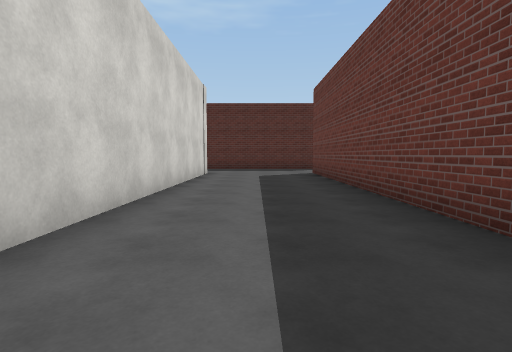
View 1 (above)

24 first-person views from a walk through a 3-D level made in the Unity game engine. The camera is 1.2 m above the floor, tilts 4° down and sees 80° across. The floor is counted in squares, 2 m on a side. Each view is taken from the middle of a square. On the plan, view 1 faces up. The plan holds only what a view shows up to about 9 squares ahead; the rest is blank. The place goes on beyond the plan. The player is left out. Surface patterns are stand-ins for the level's own textures.

View 2
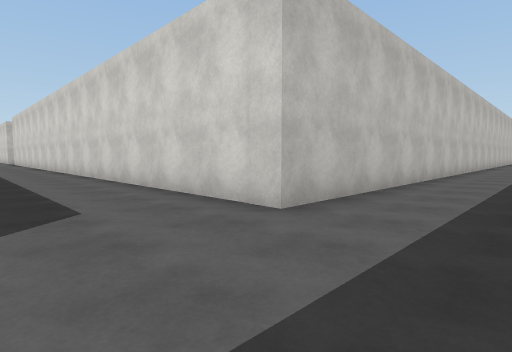

View 3
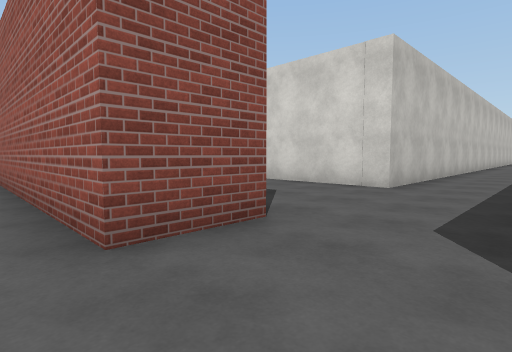

View 4
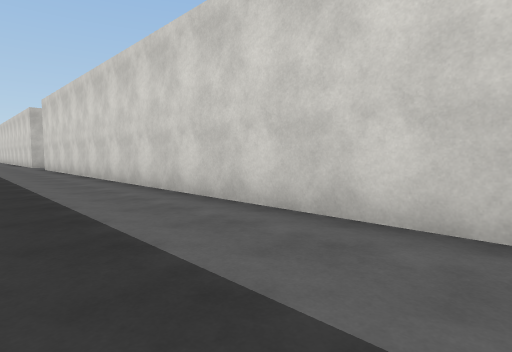

View 5
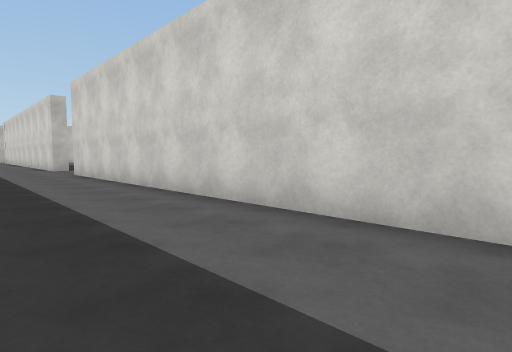

View 6
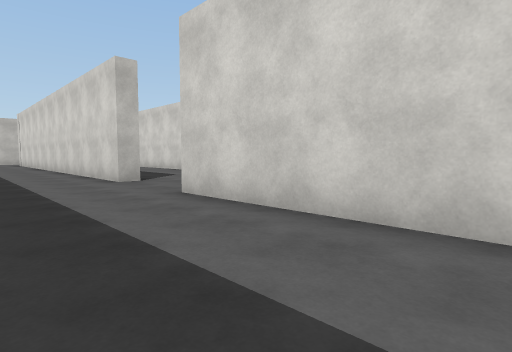

View 7
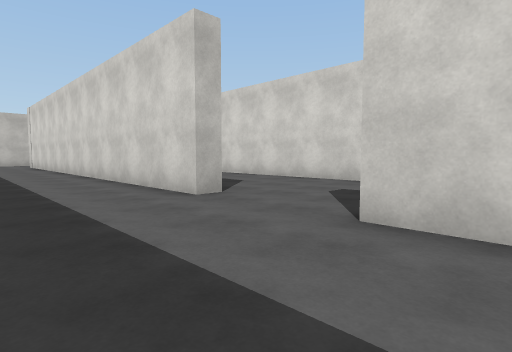

View 8
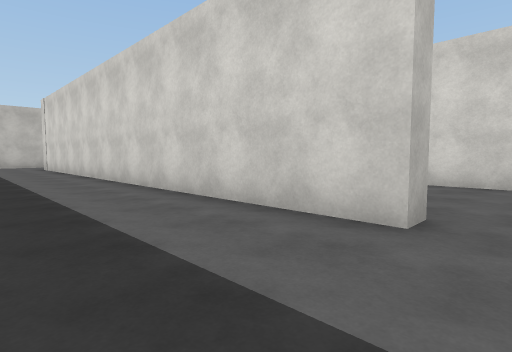

View 9
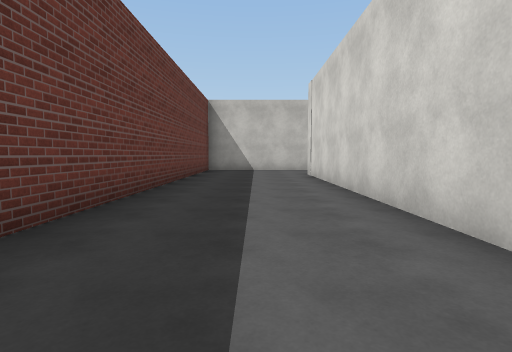

View 10
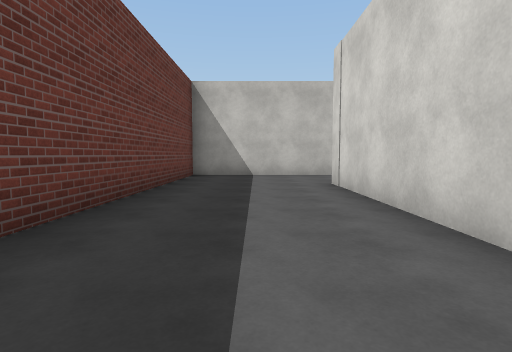

View 11
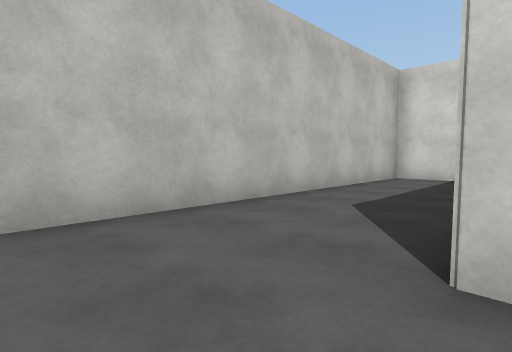

View 12
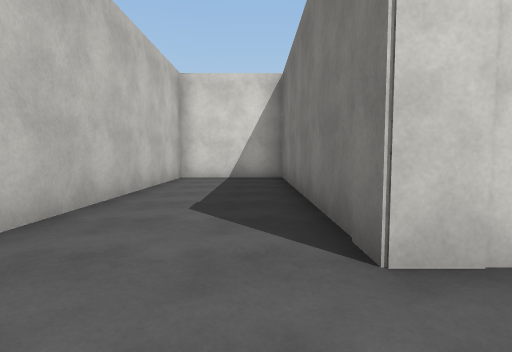

View 13
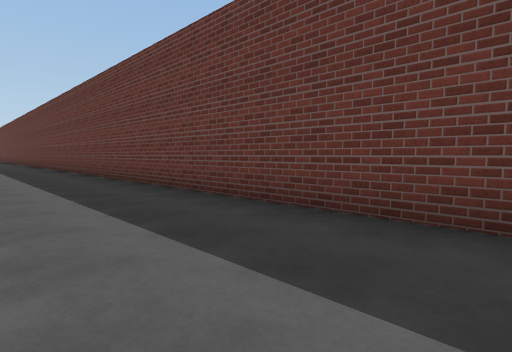

View 14
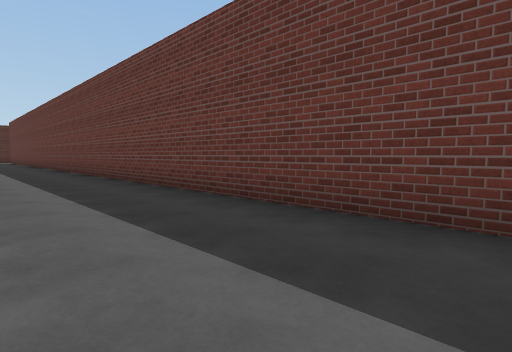

View 15
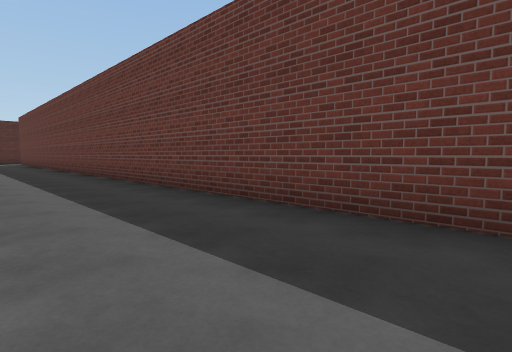

View 16
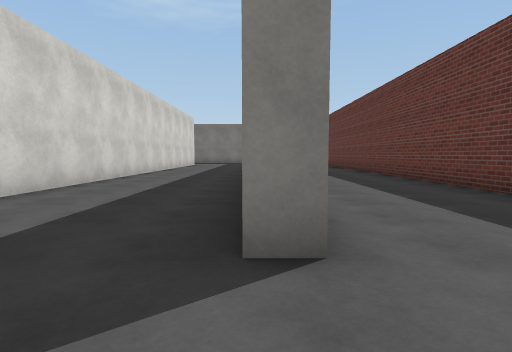

View 17
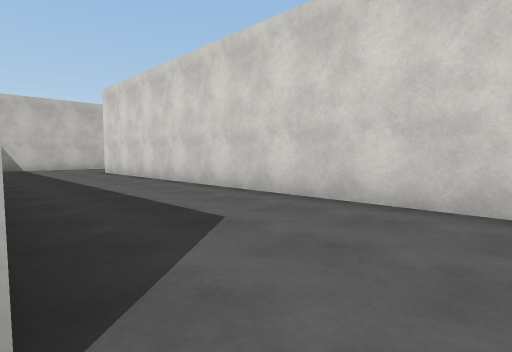

View 18
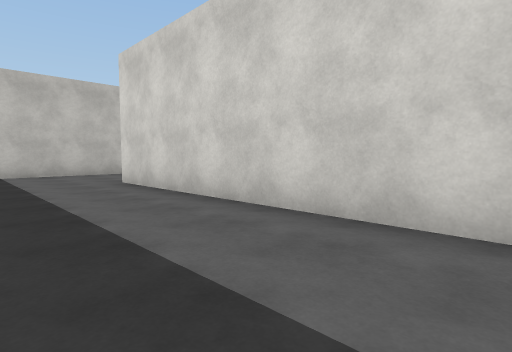

View 19
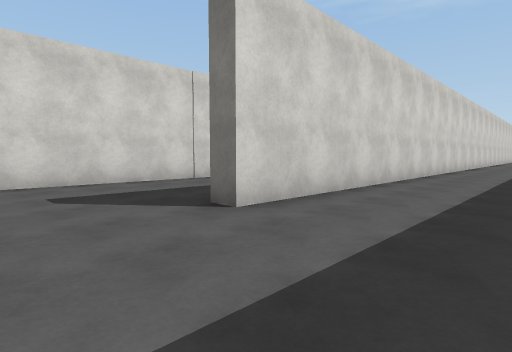

View 20
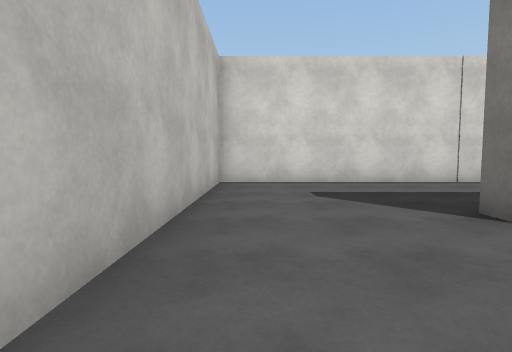

View 21
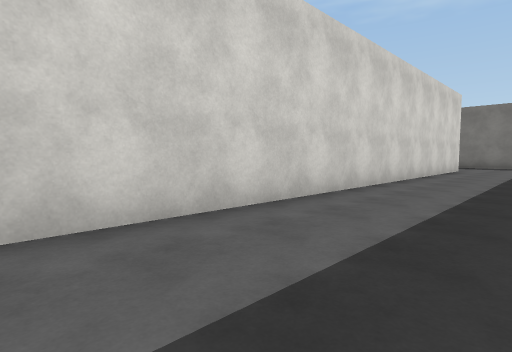

View 22
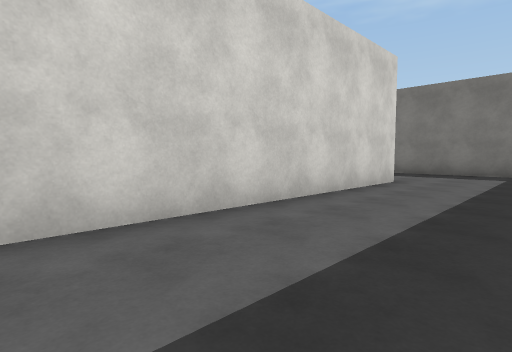

View 23
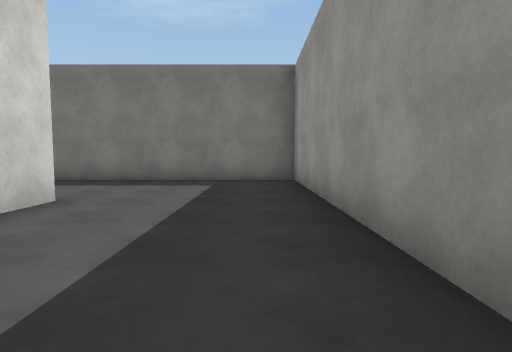

View 24
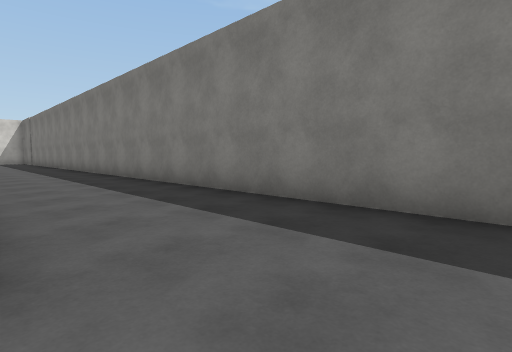

### Floor plan
Points are (right, up) in squares from view 1. A wall is a line through its corners. A room is listed if a view was taken in it or the views show most of it. See-through windows are left out.
Room 1 (views 1, 2, 4, 5, 6, 7, 8, 9, 10, 11, 12, 13, 14, 15)
walls: (1.9, 2.1) (1.9, 9.1); (-1.6, -12.9) (-1.6, -26.3) (-8.1, -26.3) (-8.1, -29) (1.9, -29) (1.9, -2); (1.8, 10) (3.3, 10); (-9.6, 9.8) (-1.6, 9.8) (-1.6, -10.3)
ways out: opening at (2.5, 11.5) to room 2; opening at (-2, -11.5) to room 3
Room 2 (view 3)
walls: (3.3, 10) (3.3, 4.2)
ways out: opening at (2.5, 11.5) to room 1
Room 3 (views 16, 17, 18, 19, 20, 21, 22, 23, 24)
walls: (-1.6, -10.3) (-2.1, -10.3); (-5.6, -12.1) (-5.6, -22.7) (-6.1, -22.7); (-2.1, -12.9) (-1.6, -12.9); (-2.1, 3) (-2.1, 9.3) (-13.5, 9.3); (-5.6, 6) (-5.6, -7.8); (-9.7, -20) (-9.7, -25.8) (-3.8, -25.8)
ways out: opening at (-2, -11.5) to room 1

Where each view was taken, in squares from view 1:
view 1: 0 up, 0 right, facing up
view 2: 12 up, 1 right, facing down-left
view 3: 12 up, 4 right, facing down-left
view 4: 4 up, 1 right, facing down-left
view 5: 0 up, 1 right, facing down-left
view 6: 6 down, 1 right, facing down-left
view 7: 9 down, 1 right, facing down-left
view 8: 12 down, 1 right, facing down-left
view 9: 17 down, 0 right, facing down
view 10: 20 down, 0 right, facing down
view 11: 26 down, 0 right, facing down-left
view 12: 27 down, 0 right, facing left
view 13: 22 down, 1 left, facing up-right
view 14: 16 down, 1 left, facing up-right
view 15: 12 down, 1 left, facing up-right
view 16: 12 down, 2 left, facing up
view 17: 12 down, 2 left, facing down-left
view 18: 16 down, 3 left, facing down-left
view 19: 25 down, 3 left, facing up-left
view 20: 25 down, 3 left, facing left
view 21: 7 down, 3 left, facing up-left
view 22: 1 down, 3 left, facing up-left
view 23: 2 up, 3 left, facing up
view 24: 6 up, 4 left, facing up-left
